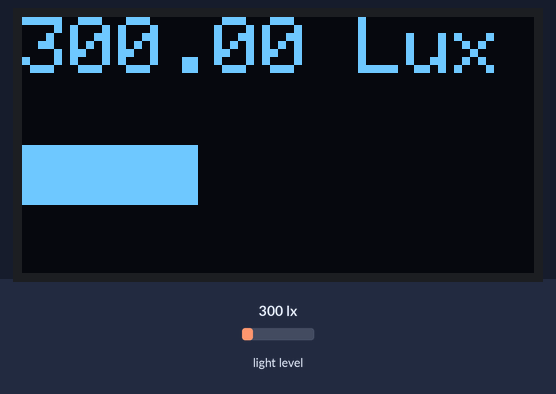
A sketch run on a simulated Arduboy, built with avr-gcc and run on an emulated ATmega32U4. Parts: 128×64 one-colour display. The inputs (shaded band) are chosen by the test bench; at power-on: light level 300 lx.

Above: at 1.2 s.
1.3 s: light level set to 40 lx
At 2.5 s:
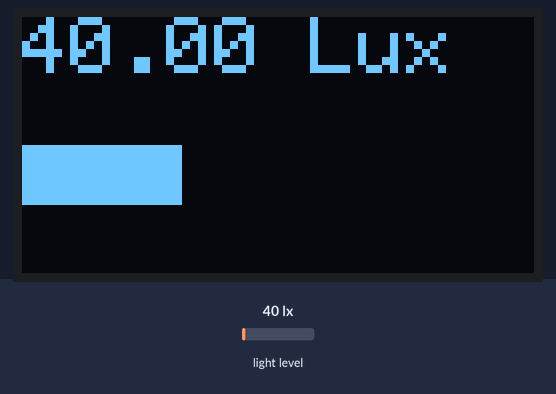
2.8 s: light level set to 500 lx
At 3.9 s:
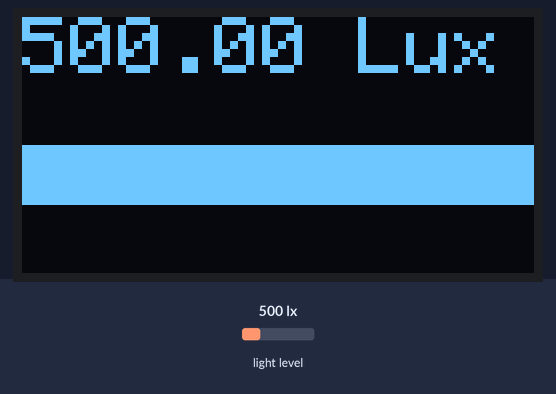
4.3 s: light level set to 1000 lx
At 5.2 s:
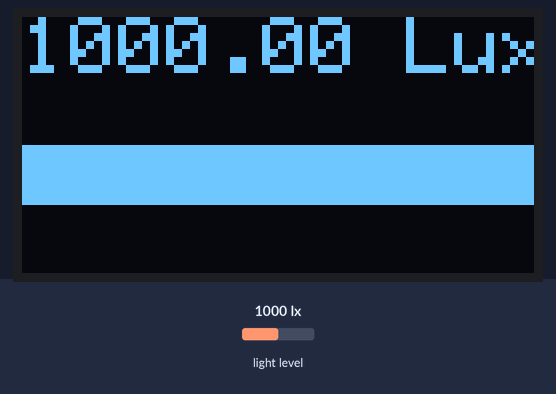
Timing chart, 0 to 7.3 s (numbered marks = the images above; inputs shaded):
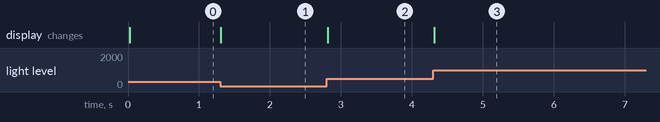

The sketch:

BH1750_Luxmeter.ino
```cpp
//for help look at: https://github.com/Starmbi/hp_BH1750/wiki
#include <Arduino.h>
#include <hp_BH1750.h>  //inlude the library
hp_BH1750 BH1750;       //create the sensor object
#include <Arduboy2.h>

Arduboy2 arduboy;

float lux = 0.00;
void setup()
{
  // put your setup code here, to run once:
  arduboy.begin();
  PRR0 &= ~_BV(PRTWI);
  //Serial.begin(9600);

  bool avail = BH1750.begin(BH1750_TO_GROUND);   // will be false no sensor found
                                                 // use BH1750_TO_GROUND or BH1750_TO_VCC depending how you wired the address pin of the sensor.

  // BH1750.calibrateTiming();  //uncomment this line if you want to speed up your sensor
  BH1750.start();               //start the first measurement in setup
}

void loop()
{
  // put your main code here, to run repeatedly:
  if (!arduboy.nextFrame()) return;
  arduboy.clear();
  if (BH1750.hasValue() == true) {    // non blocking reading
    lux = BH1750.getLux();
    BH1750.start();
  }
  arduboy.setTextSize(2);
  arduboy.fillRect(0, 32, lux, 15);
  arduboy.print(lux);
  arduboy.print(" Lux");
  arduboy.display();
  //  do a lot of other stuff here, while sensor is waiting for the result...
}
```

Measured:
- after the input at 1.3 s, the display: changes at once (image 1)
- after the input at 2.8 s, the display: changes at once (image 2)
- after the input at 4.3 s, the display: changes at once (image 3)
